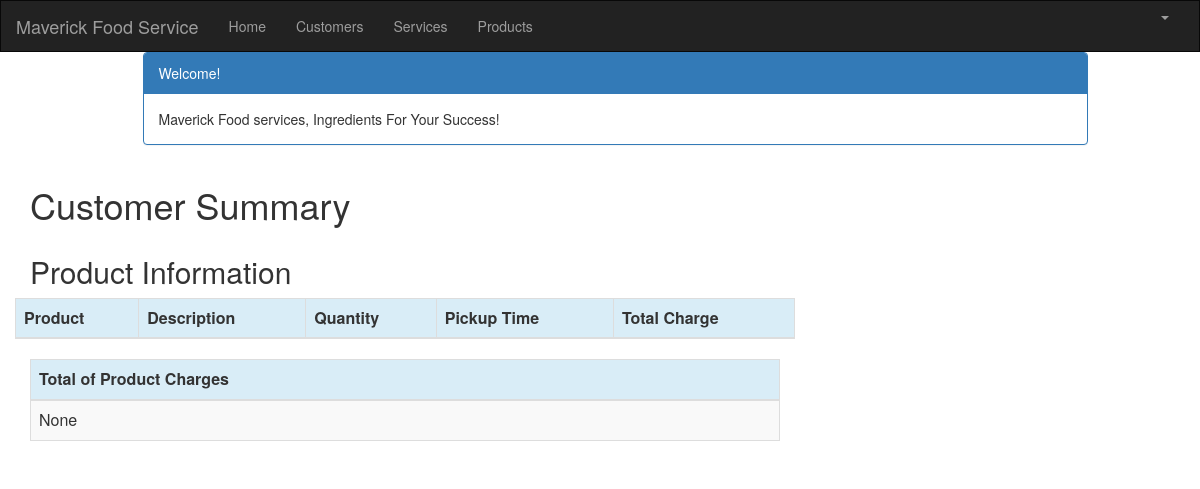
The page /customer/1/summary/ (signed in) on the database as committed earlier.
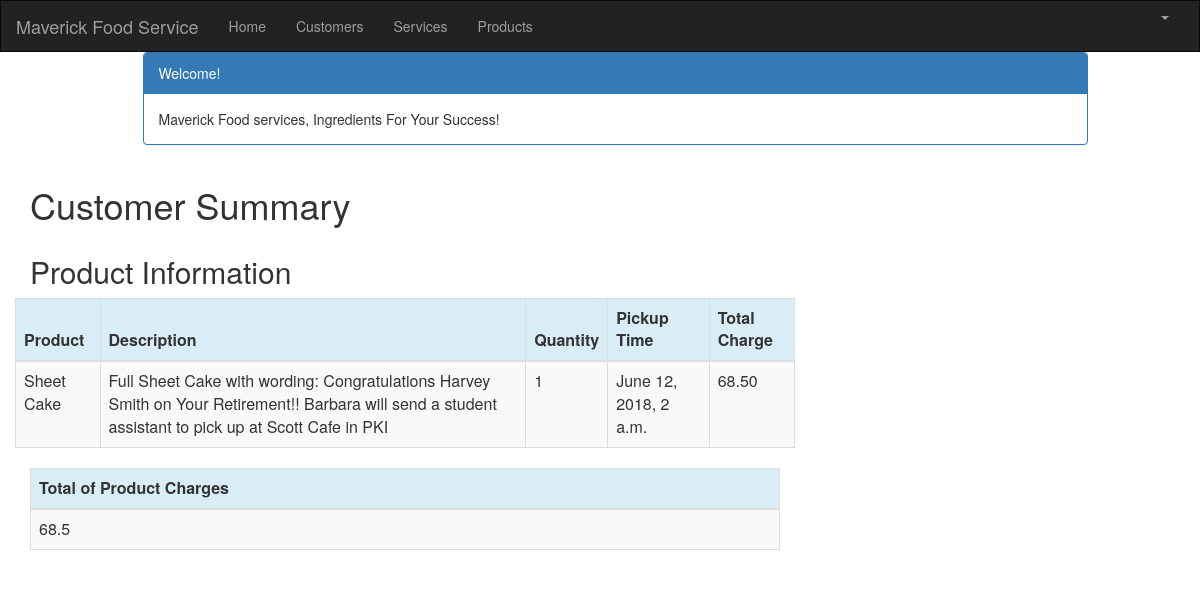
The same page on the database as committed later.
### mfscrm/crm/models.py (models this page shows, shortened)
class Product(models.Model):
    cust_name = models.ForeignKey(Customer, on_delete=models.CASCADE, related_name='products')
    product = models.CharField(max_length=100)
    p_description = models.TextField()
    quantity = models.IntegerField()
    pickup_time = models.DateTimeField(
        default=timezone.now)
    charge = models.DecimalField(max_digits=10, decimal_places=2)
    created_date = models.DateTimeField(
        default=timezone.now)
    updated_date = models.DateTimeField(auto_now_add=True)

### mfscrm/crm/views.py (the view)
# urls.py: path('customer/<int:pk>/summary/', views.summary, name='summary'),
@login_required
def summary(request, pk):
    customer = get_object_or_404(Customer, pk=pk)
    customers = Customer.objects.filter(created_date__lte=timezone.now())
    services = Service.objects.filter(cust_name=pk)
    products = Product.objects.filter(cust_name=pk)
    sum_service_charge = Service.objects.filter(cust_name=pk).aggregate(Sum('service_charge'))
    sum_product_charge = Product.objects.filter(cust_name=pk).aggregate(Sum('charge'))
    return render(request, 'crm/summary.html', {'customers': customers,
                                                    'products': products,
                                                    'services': services,
                                                    'sum_service_charge': sum_service_charge,
                                                    'sum_product_charge': sum_product_charge,})

### mfscrm/crm/templates/crm/summary.html
{% extends 'crm/base.html' %}
{% block content %}
{% load mathfilters %}
{% load humanize %}
<div class="container">
    <div class="row">
        <div class="col-md-10 col-md-offset-1">
            <div class="panel panel-primary">
                <div class="panel-heading">Welcome!</div>
                <div class="panel-body">
                    Maverick Food services, Ingredients For Your Success!
                </div>
            </div>
        </div>
    </div>
</div>
<div class="row">
    <h1 style="padding-left: 15Px">Customer Summary</h1>
</div>
    <div class="row">
        <h2 style="padding-left: 15Px">Product Information</h2>
    </div>
    <div class="row">
        <table class="table table-striped table-bordered table-hover">
            <thead>
            <tr class="bg-info">
                <th>Product</th>
                <th>Description</th>
                <th>Quantity</th>
                <th>Pickup Time</th>
                <th>Total Charge</th>
            </tr>
            </thead>
            <tbody>
            {% for product in products %}
                <tr>
                    <td>{{ product.product }}</td>
                    <td>{{ product.p_description }}</td>
                    <td>{{ product.quantity|intcomma }}</td>
                    <td>{{ product.pickup_time }}</td>
                    <td>{{ product.charge|intcomma }}</td>
                </tr>
            {% endfor %}
            </tbody>
        </table>
    </div>
        <table class="table table-striped table-bordered table-hover">
        <thead>
            <tr class="bg-info">
                <th>Total of Product Charges</th>
            </tr>
        </thead>
        <tbody>
            <tr>
                <td>{{ sum_product_charge.charge__sum|intcomma }}</td>
            </tr>
        </tbody>
    </table>
</div>
{% endblock %}

Rows that differ between the two databases and show on the page:
added Product: product "Sheet Cake", p_description "Full Sheet Cake with wording: Congratulations Harvey Smith on Your Retirement!! Barbara will send a student assistant to pick up at Scott Cafe in PKI", quantity "1", pickup_time "June 12, 2018, 2 a.m.", charge "68.50"
Other text that changed with them:
{{ sum_product_charge.charge__sum|intcomma }}: "None" → "68.5"
